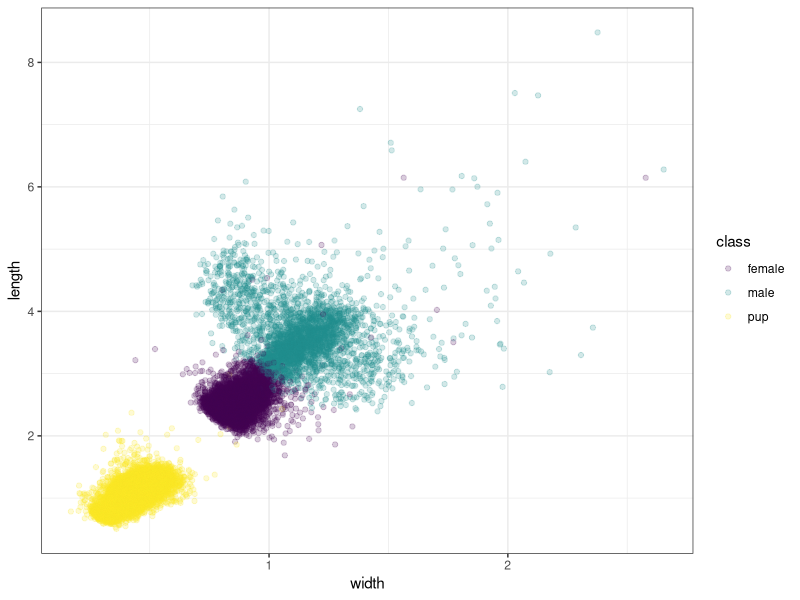

The R source for this figure: (Note: this script raises an error after producing the figure.)
##Packages!!====================================================================
library(tidyverse)
library(here)
#the files======================================================================
drone=read_csv(here::here("data/raw/Universal Project Data/uasdata.csv"))
ocean=read_csv(here::here("data/raw/Universal Project Data/oce.indices.csv"))
procedure=read_csv(here::here("data/raw/ESEAL_FORAGING_2024_REVISED.v2.csv"))

skimr::skim(drone)
skimr::skim(ocean)
skimr::skim(procedure)

#first look ploting ======================================================================
##Basic (in class) ======================================================================
basic=ggplot(data=drone, mapping = aes(x = width , y = length))+
  geom_point(alpha=0.2, aes(color=class))+
  theme_bw()+
  scale_color_viridis_d()
basic

##cleaning- changing class/year to a factor ====================================================================== 

drone.cleanv1 <- drone %>%
  mutate(class.f = relevel(as.factor(class), 'male', 'female', 'pup' ), 
         year.f = relevel(as.factor(year), '2016', '2017', '2018', '2019', '2020', '2021', '2022', '2023', '2024', '2025'))
write_csv(drone.cleanv1,"./data/cleaned/uascleanv1.csv" )

#color palette 
classpalette = c(
  "male" = "#264653", 
  "female" = "#2a9d8f", 
  "pup" = "#9fe9e0")

##plot: dodge by age class across years  ======================================================================

fun=ggplot(data=drone.cleanv1, mapping = aes(x = year.f , y = length, color=class.f))+
  geom_point(alpha = 0.2, position = position_dodge(width = 0.7)) +
  #facet_grid(class.f~.,switch='y')+
  theme_bw()+
  scale_color_manual(values = classpalette)+
  labs(y= "Polygon Length (m)", x= "Year", color="Class")
fun


#clean up an adult female dataset for comparisons 
























